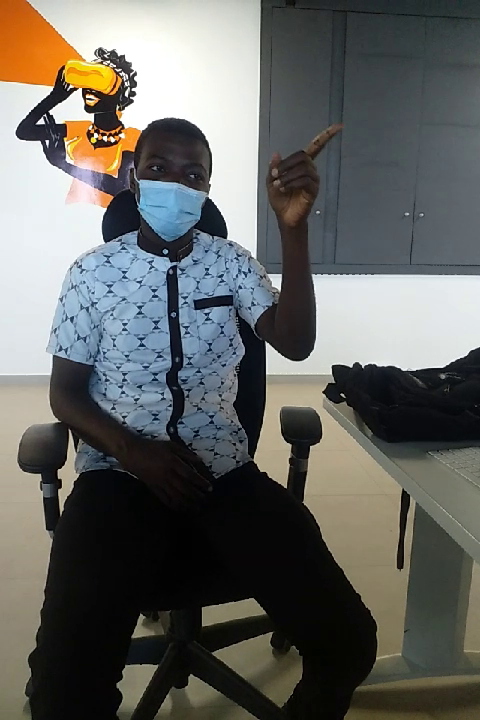
#> input picture frame 12 of sign_language_master/audrey/nice.mp4, 480 x 720 px, given in place of the camera
$ python videocapture.py
#> lines starting #> are read from the running program, lines starting #| are printed output that depends on the picture
"""
https://github.com/FrederikSchorr/sign-language
Utilites to launch webcam, capture/record video, show rectangles & text on screen.
"""


# import the necessary packages
import time

import numpy as np

import cv2

from timer import Timer
from frame import image_crop, images_crop, frames_show
from opticalflow import OpticalFlow, frames2flows, flow2colorimage, flows2colorimages, unittest_fromfile


def video_start(device = 0, tuResolution =(320, 240), nFramePerSecond = 30):
	""" Returns videocapture object/stream
	Parameters:
		device: 0 for the primary webcam, 1 for attached webcam
	"""
#> in video_show, arFrame is the input picture: shape (720, 480, 3); mean B, G, R 97.9, 101.5, 100.6

	# try to open webcam device
	oStream = cv2.VideoCapture(device)
	if not oStream.isOpened():
		# try again with inbuilt camera
		print("Try to initialize inbuilt camera ...")
		device = 0
		oStream = cv2.VideoCapture(device)
		if not oStream.isOpened(): raise ValueError("Could not open webcam")

	# set camera resolution
	nWidth, nHeight = tuResolution
	oStream.set(3, nWidth)
	oStream.set(4, nHeight)

	# try to set camera frame rate
	oStream.set(cv2.CAP_PROP_FPS, nFramePerSecond)

	print("Initialized video device %d, with resolution %s and target frame rate %d" % \
		(device, str(tuResolution), nFramePerSecond))

	return oStream


def rectangle_text(arImage, sColor, sUpper, sLower = None, tuRectangle = (224, 224)):
	""" Returns new image (not altering arImage)
	"""
#> called with sColor = 'green', sUpper = 'Press <blank> to start', sLower = '', tuRectangle = (224, 224)

	nHeigth, nWidth, _ = arImage.shape
#> nHeigth = 720; nWidth = 480
	nRectHeigth, nRectWidth = tuRectangle
	x1 = int((nWidth - nRectWidth) / 2)
#> x1 = 128
	y1 = int((nHeigth - nRectHeigth) / 2)
#> y1 = 248

	if sColor == "green": bgr = (84, 175, 25)
	elif sColor == "orange": bgr = (60, 125, 235)
	else: #sColor == "red":
		bgr = (27, 13, 252)

	arImageNew = np.copy(arImage)
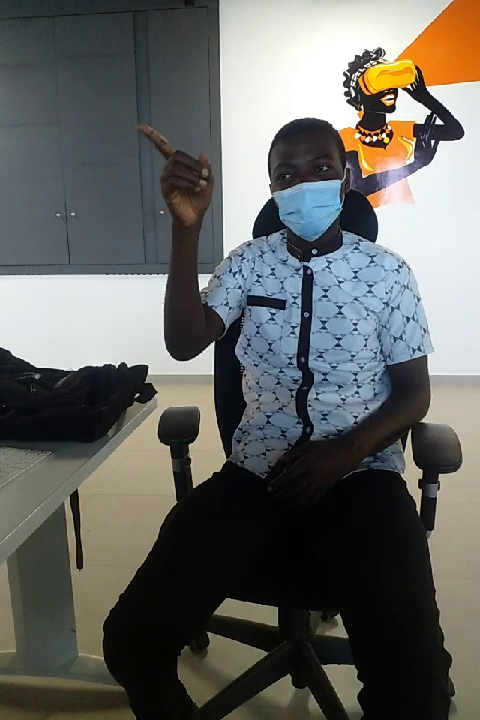
#> arImageNew: shape (720, 480, 3); mean of channels 0, 1, 2 97.9, 101.5, 100.6; drawn as B, G, R
	cv2.rectangle(arImageNew, (x1, y1), (nWidth-x1, nHeigth-y1), bgr, 3)

	# display a text to the frame
	font = cv2.FONT_HERSHEY_SIMPLEX
	fFontSize = 0.5
	textSize = cv2.getTextSize(sUpper, font, 1.0, 2)[0]
	cv2.putText(arImageNew, sUpper, (x1 + 7, y1 + textSize[1] + 7), font, fFontSize, bgr, 2)
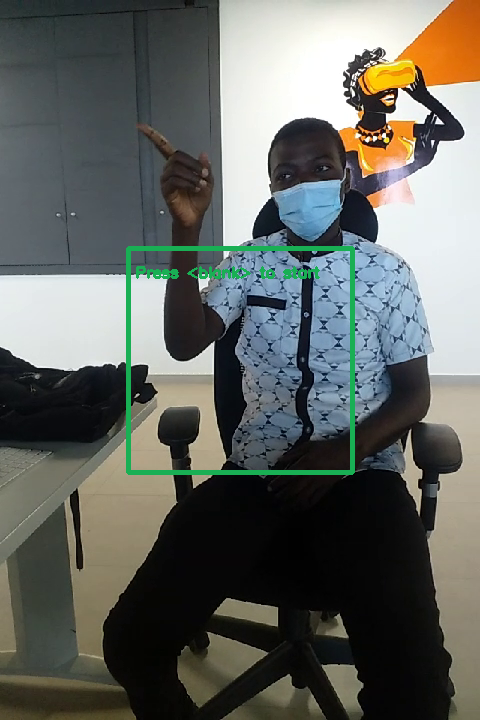
#> arImageNew: shape (720, 480, 3); mean of channels 0, 1, 2 97.4, 102.5, 99.4; drawn as B, G, R

	# 2nd text
	if (sLower != None):
		textSize = cv2.getTextSize(sLower, font, 1.0, 2)[0]
		cv2.putText(arImageNew, sLower, (x1 + 7, nHeigth - y1 - 7), font, fFontSize, bgr, 2)

	return arImageNew


def video_show(oStream, sColor, sUpper, sLower = None, tuRectangle = (224, 224), nCountdown = 0):

	if nCountdown > 0:
		fTimeTarget = time.time() + nCountdown

	# loop over frames from the video file stream
	s = sUpper
	while True:
		# grab the frame from the threaded video file stream
		(bGrabbed, arFrame) = oStream.read()
		if bGrabbed == False: continue

		if nCountdown > 0:
			fCountdown = fTimeTarget - time.time()
			s = sUpper + str(int(fCountdown)+1) + " sec"

		# paint rectangle & text, show the (mirrored) frame
		arFrame = rectangle_text(cv2.flip(arFrame, 1), sColor, s, sLower, tuRectangle)
		cv2.imshow("Video", arFrame)

		# stop after countdown
		if nCountdown > 0 and fCountdown <= 0.0:
			key = -1
			break

		# Press 'q' to exit live loop
		key = cv2.waitKey(1) & 0xFF
#> (key q is pressed here)
		if key != 0xFF: break
	return key


# [51 lines left out: functions video_capture, frame_show, not called in this run]


def unittest_videocapture():
	# open a pointer to the video stream
	oStream = video_start(device = 1, tuResolution = (320, 240), nFramePerSecond = 15)
	#liFrames = []

	# loop over action states
	sResults = ""
	while True:
		# show live video and wait for key stroke
		key = video_show(oStream, "green", "Press <blank> to start", sResults)

		# start!
		if key == ord(' '):
			# countdown n sec
			video_show(oStream, sColor = "orange", sUpper = "Recording starts in ", sLower = None,
				tuRectangle = (224, 224), nCountdown = 3)

			# record video for n sec
			fElapsed, liFrames, _ = video_capture(oStream, "red", "Recording ", nTimeDuration=5, bOpticalFlow=False)

			# show orange wait box
			frame_show(oStream, "orange", "Translating sign ...")

			# run NN to translate video to label
			time.sleep(3)
			sResults = "Video duration {:.1f} sec, {} frames recorded, {:.1f} fps". \
				format(fElapsed, len(liFrames), len(liFrames)/fElapsed)
			print(sResults)

			# ready for next video

		elif key == ord("+"):
			fFPS *= 2.
			print("Frame per second increased from %.1f to %.1f" % (oStream.get(cv2.CAP_PROP_FPS),fFPS))
			oStream.set(cv2.CAP_PROP_FPS, fFPS)

		elif key == ord("-"):
			fFPS /= 2.
			print("Frame per second decreased from %.1f to %.1f" % (oStream.get(cv2.CAP_PROP_FPS), fFPS))
			oStream.set(cv2.CAP_PROP_FPS, fFPS)

		# quit
		elif key == ord('q'):
			break

		cv2.waitKey(1)

	# do a bit of cleanup
	oStream.release()
	cv2.destroyAllWindows()

	return


# [46 lines left out: function unittest_opticalflow_fromcamera, not called in this run]


if __name__ == '__main__':
    unittest_videocapture()

$ run again, starting later in the video
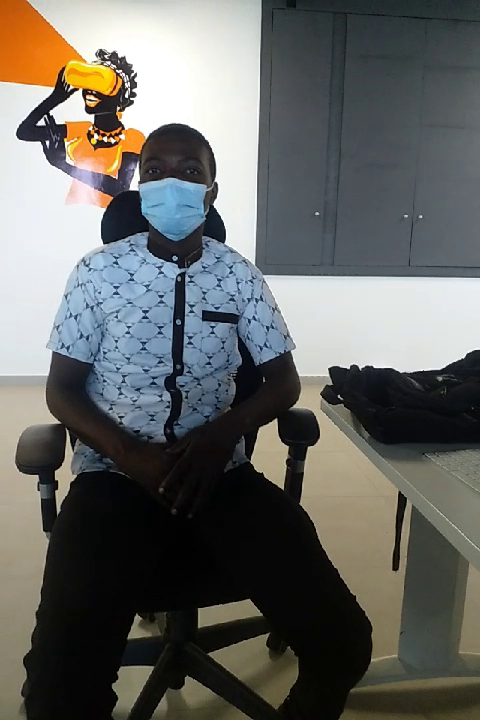
#> input picture frame 56 of sign_language_master/audrey/nice.mp4, 480 x 720 px, given in place of the camera
#> in video_show, arFrame is the input picture: shape (720, 480, 3); mean B, G, R 99.9, 103.1, 102.2
#> in rectangle_text, `arImageNew = np.copy(arImage)`:
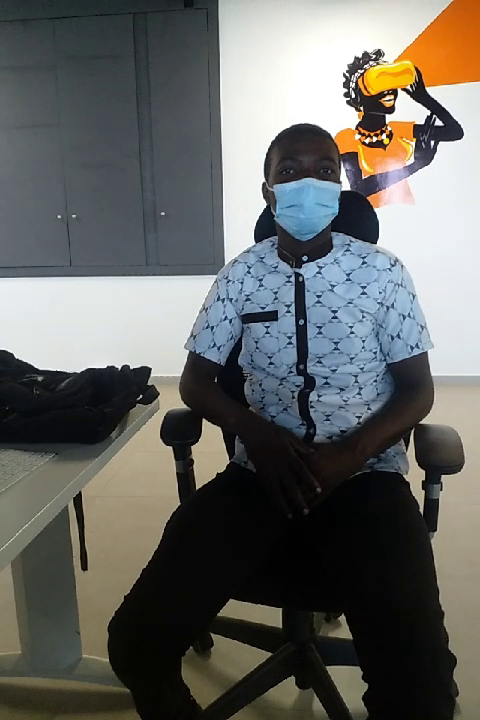
#> arImageNew: shape (720, 480, 3); mean of channels 0, 1, 2 99.9, 103.1, 102.2; drawn as B, G, R
#> in rectangle_text, `cv2.putText(arImageNew, sUpper, (x1 + 7, y1 + textSize[1] + 7), font, ..`:
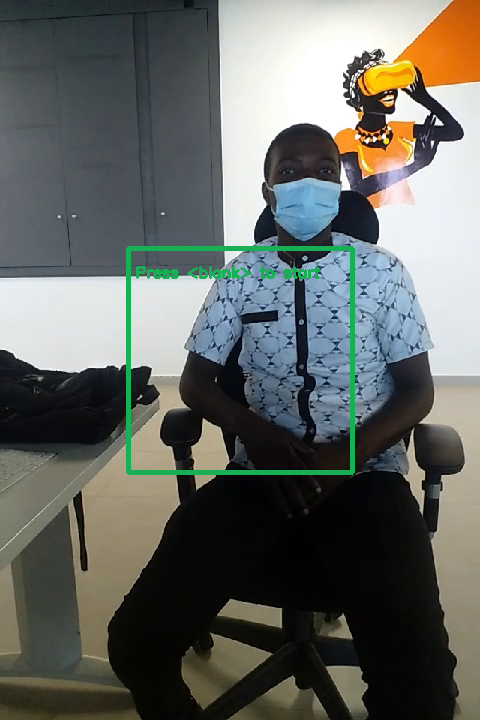
#> arImageNew: shape (720, 480, 3); mean of channels 0, 1, 2 99.3, 104.1, 100.9; drawn as B, G, R

$ run again, starting later in the video
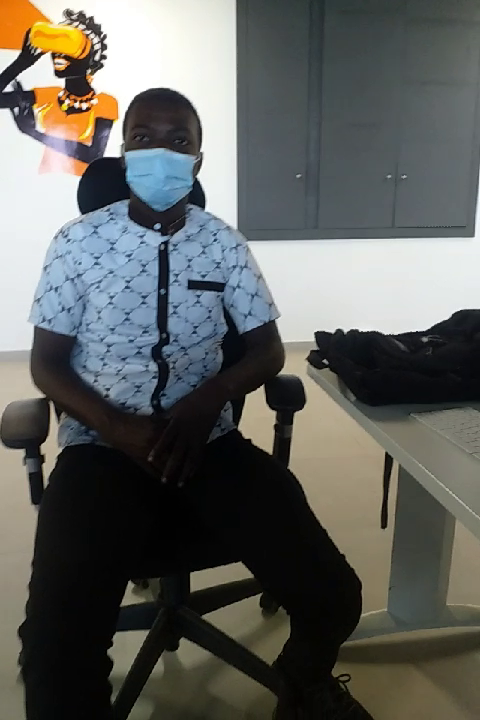
#> input picture frame 100 of sign_language_master/audrey/nice.mp4, 480 x 720 px, given in place of the camera
#> in video_show, arFrame is the input picture: shape (720, 480, 3); mean B, G, R 94.8, 98.2, 96.5
#> in rectangle_text, `arImageNew = np.copy(arImage)`:
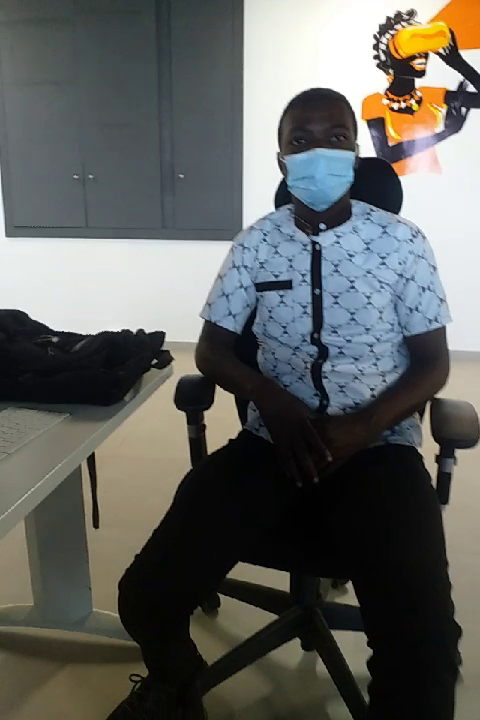
#> arImageNew: shape (720, 480, 3); mean of channels 0, 1, 2 94.8, 98.2, 96.5; drawn as B, G, R
#> in rectangle_text, `cv2.putText(arImageNew, sUpper, (x1 + 7, y1 + textSize[1] + 7), font, ..`:
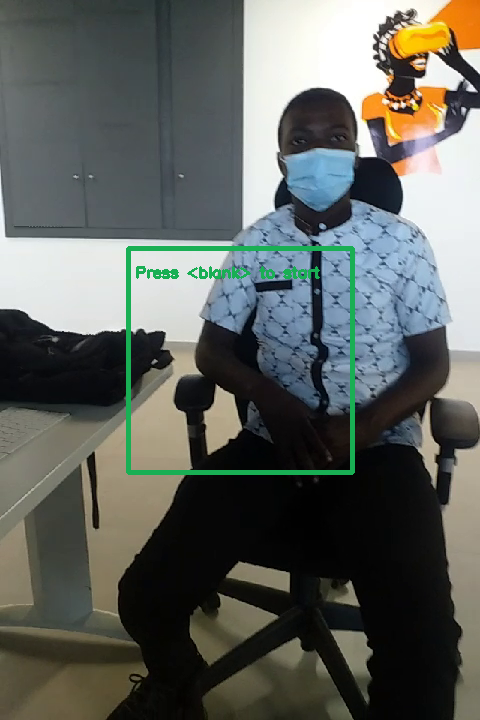
#> arImageNew: shape (720, 480, 3); mean of channels 0, 1, 2 94, 98.9, 95; drawn as B, G, R
